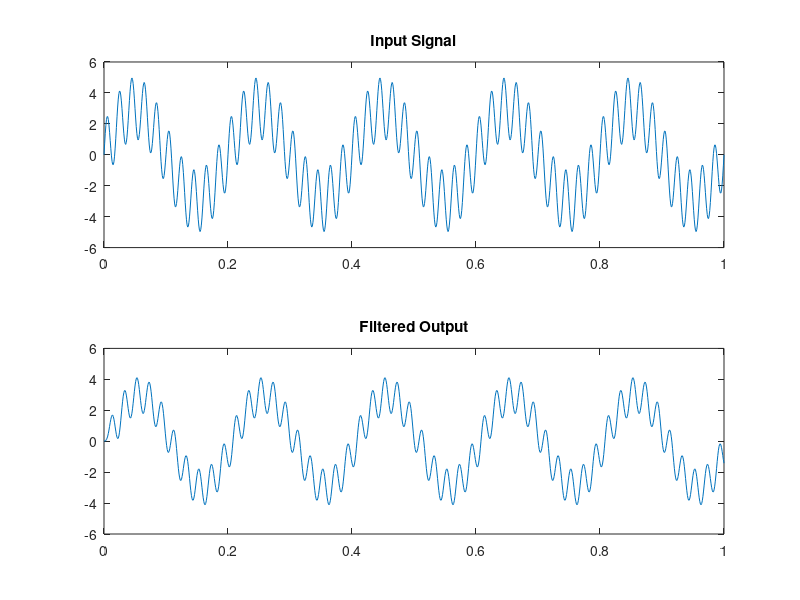
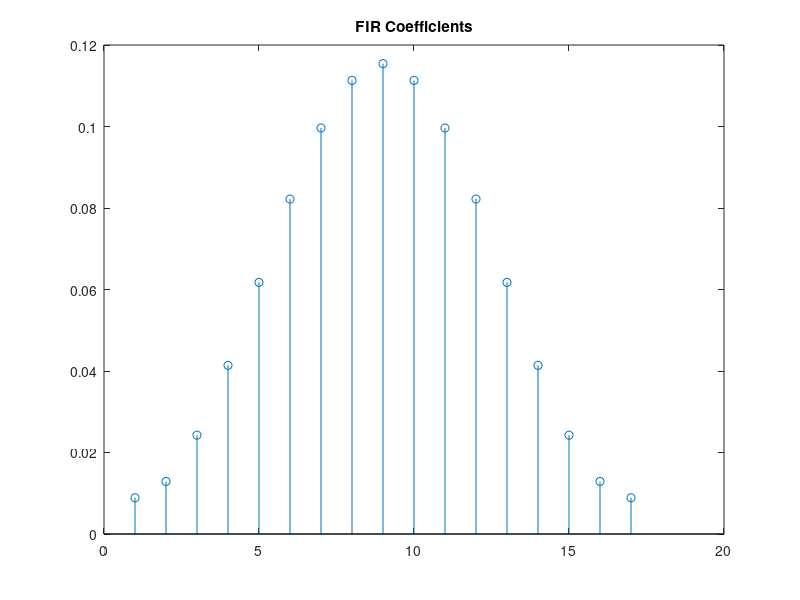

Source code (MATLAB) for these figures, in order:
%%FIR Filter Experiment

%%Generate test signal.
%%Design FIR filter.
%%Apply filtering.
%%Visualize result.

%%%%%%%%%%%%%%%%%%%%%%%%%%%%%%%%%%%%%%%%%%%%%%%%

%%Parameters
Fs = 1000;
t = 0:1/Fs:1;

%%Signal generation
A = 3 * sin(2 * pi * 5 * t);
B = 2 * sin(2 * pi * 50 * t);
S = A + B;

%%FIR filter design
Fc = 10;
N = 16;
h = fir1(N, Fc/(Fs/2));

%%Filtering operation
y = filter(h, 1, S);

%%Plots
figure

subplot(2,1,1)
plot(t, S)
title('Input Signal')

subplot(2,1,2)
plot(t, y)
title('Filtered Output')

%%Coefficients
figure
stem(h)
title('FIR Coefficients')

%%Check ranges
sum(h);
max(h);
min(h);
max(S);
min(S);
max(y);
min(y);
